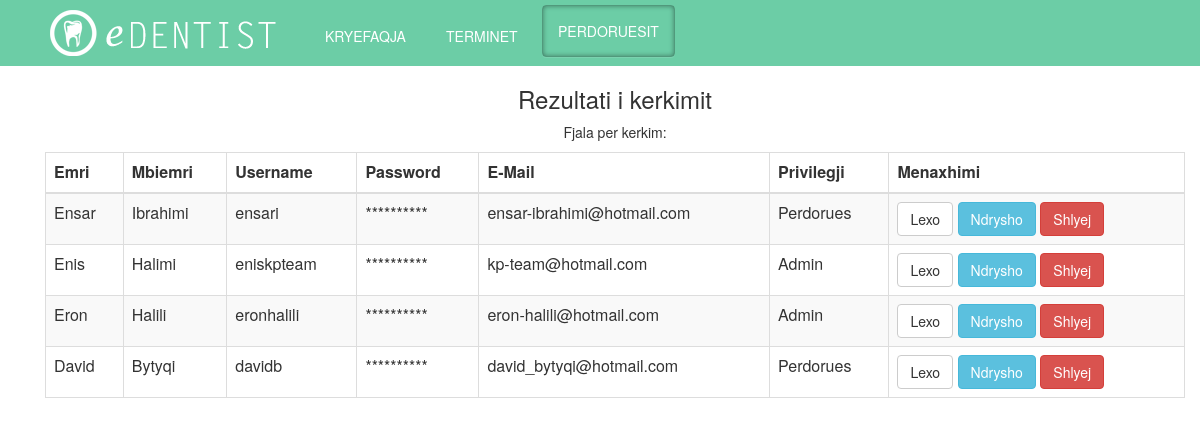
The page /admin/CRUDu/search.php (signed in) on the database as committed earlier.
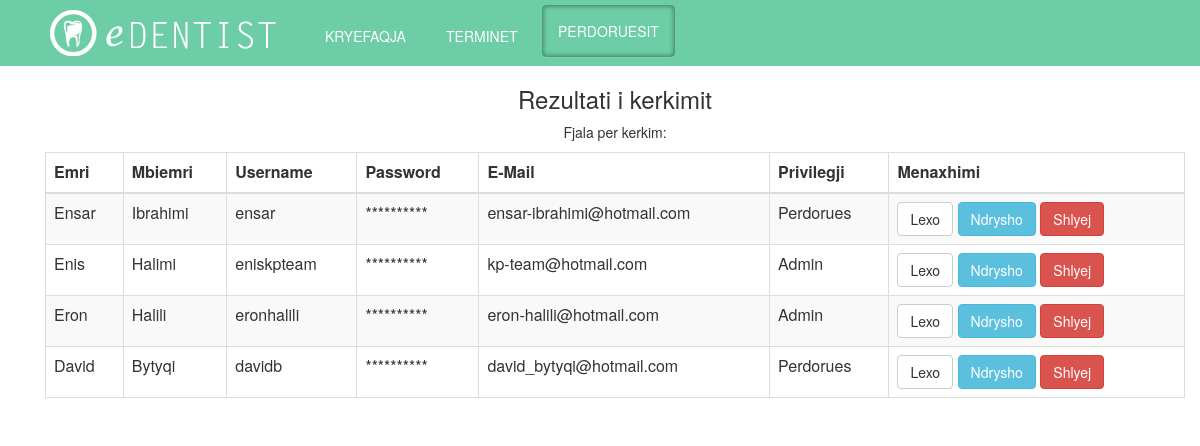
The same page on the database as committed later.
### tables this page shows
CREATE TABLE `user` (
  `user_id` int(11) NOT NULL,
  `username` varchar(100) NOT NULL,
  `password` varchar(100) NOT NULL,
  `name` varchar(100) NOT NULL,
  `surname` varchar(100) NOT NULL,
  `email` varchar(100) NOT NULL,
  `admin` tinyint(1) NOT NULL
);

### admin/CRUDu/search.php (the view, shortened to what this page needs)
<?php
     include('../../inc/db_con.php');
if(!isset($_SESSION['logged_in']))
 {
     $message = "Nuk keni akses.";
     echo "<script type='text/javascript'>alert('$message');</script>" ;
      header("refresh:0 url=../index.php");
 }
 else if($_SESSION['mof'] == 0)
 {
      $message = "Nuk keni akses.";
     echo "<script type='text/javascript'>alert('$message');</script>" ;
      header("refresh:0 url=../index.php");
 }
 else{
     $term= null;
    if (!empty($_GET))
    {
        $term = $_GET['id'];
    }
    else{
    $term = $_POST['srch-term'];
    }
      ?>
  <head>
	<link rel="stylesheet" type="text/css" href="../../css/mystyle.css">
	<link rel="stylesheet" type="text/css" href="../../css/hover.css">
    <link href="../../css/bootstrap.min.css" rel="stylesheet">
     <link rel="stylesheet" href="//code.jquery.com/ui/1.12.1/themes/base/jquery-ui.css">
    </head>
    <body>
    <div class = "navbar navbar-inverse navbar-fixed-top" id="header" >
        <div class = "container">
            <div class="collapse navbar-collapse" id="navbar-collapse">
                <ul class ="nav navbar-nav">
                    <li><a href="../index.php" id="logo"></a></li>
                    <li><a href="../../index.php" class="hvr-underline-from-left" id="links">KRYEFAQJA</a></li>
                    <li><a href="../index.php" class="hvr-underline-from-left" id="links">TERMINET</a></li>
                    <li><a href="../?admin=userat" class="hvr-underline-from-left" id="active">PERDORUESIT</a></li>
                 </ul>
             </div>
        </div>
    </div>
<div class ="container" id="content" align="center">
     <div class="container">
            <div class="row">
                <h3>Rezultati i kerkimit</h3>
                <p>Fjala per kerkim: <?php echo $term;?></p>
            </div>
                <table class="table table-striped table-bordered">
                <thead>
                    <tr>
                      <th>Emri</th>
                      <th>Mbiemri</th>
                      <th>Username</th>
                      <th>Password</th>
                      <th>E-Mail</th>
                      <th>Privilegji</th>
                      <th>Menaxhimi</th>
                    </tr>
                  </thead>
                  <tbody>
                  <?php
                  $selektimi ="SELECT * FROM user WHERE  username LIKE '%".$term."%' OR name LIKE '%".$term."%' OR surname LIKE '%".$term."%' OR email LIKE '%".$term."%'";
		$result = mysql_query($selektimi) or die ('invalid query:'. mysql_error());
                   if(mysql_num_rows($result)== 0){
            $message = "Nuk eshte gjetur asnje e dhene. Provoni perseri";
                        echo "<script type='text/javascript'>alert('$message');</script>";
                        header("refresh:0;url=../?admin=userat");
        }
                else{
                       while($row = mysql_fetch_array($result))
		{
			list( $user_id, $username, $password, $name, $surname, $email, $admin  )=$row;
			echo '  <tr>';
			echo '<td>'.$name.'</td>';
			echo '<td>'.$surname.'</td>';
			echo '<td>'.$username.'</td>';
			echo '<td>**********</td>';
			echo '<td>'.$email.'</td>';
                        if($admin == 1)
                        echo '<td>Admin</td>';
                    else {
                          echo '<td>Perdorues</td>';
                    }
                         echo '<td><a class="btn btn-default" href="CRUDu/read.php?id='.$user_id.'" >Lexo</a>';
                        echo '<a class="btn btn-info   " href="CRUDu/update.php?id='.$user_id.'" >Ndrysho</a>';
                        echo '<a class="btn btn-danger" href="CRUDu/delete.php?id='.$user_id.'" >Shlyej</a></td>';
			echo '  </tr>';
		}
                }
                  ?>
                  </tbody>
            </table>
        </div>
    </div>
 <?php }

Rows that differ between the two databases and show on the page:
changed user "Ensar": username "ensari" → "ensar"
